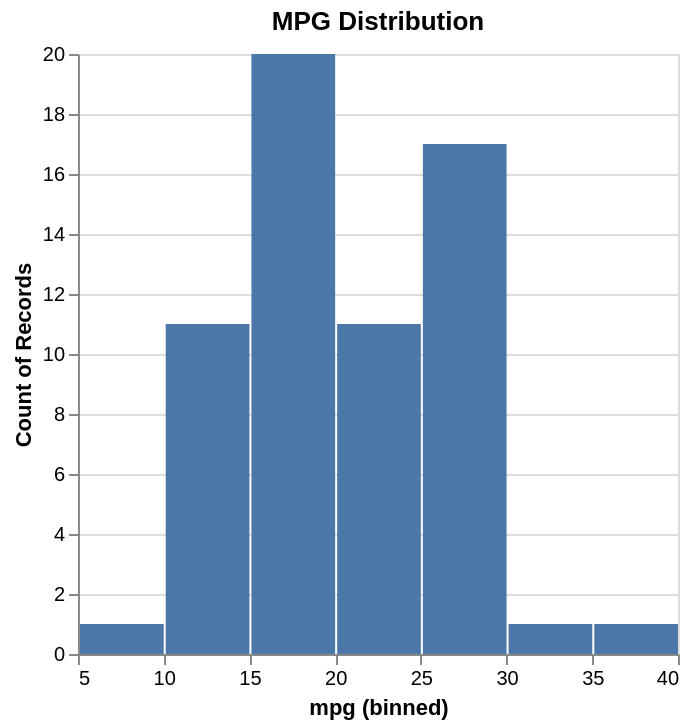

Here is the Vega-Lite specification saved for this chart:
### Vega-Lite specification from a JSON file in a GitHub repository (floating-point values rounded to 4 significant figures)
{"$schema": "https://vega.github.io/schema/vega-lite/v5.json", "height": 300, "encoding": {"x": {"bin": true, "field": "mpg", "type": "quantitative"}, "y": {"aggregate": "count", "type": "quantitative"}}, "data": {"values": [{"horsepower": 130, "acceleration": 12.0, "weight": 3504, "mpg": 18, "cylinders": 8, "origin": "USA"}, {"horsepower": 165, "acceleration": 11.5, "weight": 3693, "mpg": 15, "cylinders": 8, "origin": "USA"}, {"horsepower": 150, "acceleration": 11.0, "weight": 3436, "mpg": 18, "cylinders": 8, "origin": "USA"}, {"horsepower": 150, "acceleration": 12.0, "weight": 3433, "mpg": 16, "cylinders": 8, "origin": "USA"}, {"horsepower": 140, "acceleration": 10.5, "weight": 3449, "mpg": 17, "cylinders": 8, "origin": "USA"}, {"horsepower": 198, "acceleration": 10.0, "weight": 4341, "mpg": 15, "cylinders": 8, "origin": "USA"}, {"horsepower": 220, "acceleration": 9.0, "weight": 4354, "mpg": 14, "cylinders": 8, "origin": "USA"}, {"horsepower": 215, "acceleration": 8.5, "weight": 4312, "mpg": 14, "cylinders": 8, "origin": "USA"}, {"horsepower": 225, "acceleration": 10.0, "weight": 4425, "mpg": 14, "cylinders": 8, "origin": "USA"}, {"horsepower": 190, "acceleration": 8.5, "weight": 3850, "mpg": 15, "cylinders": 8, "origin": "USA"}, {"horsepower": 170, "acceleration": 10.0, "weight": 3563, "mpg": 15, "cylinders": 8, "origin": "USA"}, {"horsepower": 160, "acceleration": 8.0, "weight": 3609, "mpg": 14, "cylinders": 8, "origin": "USA"}, {"horsepower": 150, "acceleration": 9.5, "weight": 3761, "mpg": 15, "cylinders": 8, "origin": "USA"}, {"horsepower": 225, "acceleration": 10.0, "weight": 3086, "mpg": 14, "cylinders": 8, "origin": "USA"}, {"horsepower": 95, "acceleration": 15.0, "weight": 2372, "mpg": 24, "cylinders": 4, "origin": "Japan"}, {"horsepower": 95, "acceleration": 15.5, "weight": 2833, "mpg": 22, "cylinders": 4, "origin": "Japan"}, {"horsepower": 97, "acceleration": 15.5, "weight": 2774, "mpg": 18, "cylinders": 4, "origin": "Japan"}, {"horsepower": 85, "acceleration": 16.0, "weight": 2587, "mpg": 21, "cylinders": 4, "origin": "Japan"}, {"horsepower": 88, "acceleration": 14.5, "weight": 2130, "mpg": 27, "cylinders": 4, "origin": "Japan"}, {"horsepower": 46, "acceleration": 20.5, "weight": 1835, "mpg": 26, "cylinders": 4, "origin": "Europe"}, {"horsepower": 87, "acceleration": 17.5, "weight": 2672, "mpg": 25, "cylinders": 4, "origin": "Europe"}, {"horsepower": 90, "acceleration": 15.0, "weight": 2430, "mpg": 24, "cylinders": 4, "origin": "Europe"}, {"horsepower": 95, "acceleration": 17.5, "weight": 2375, "mpg": 25, "cylinders": 4, "origin": "Europe"}, {"horsepower": 113, "acceleration": 15.5, "weight": 2234, "mpg": 26, "cylinders": 4, "origin": "Europe"}, {"horsepower": 90, "acceleration": 18.5, "weight": 2648, "mpg": 21, "cylinders": 4, "origin": "Europe"}, {"horsepower": 215, "acceleration": 14.0, "weight": 4615, "mpg": 10, "cylinders": 8, "origin": "USA"}, {"horsepower": 200, "acceleration": 13.0, "weight": 4376, "mpg": 10, "cylinders": 8, "origin": "USA"}, {"horsepower": 210, "acceleration": 13.5, "weight": 4382, "mpg": 11, "cylinders": 8, "origin": "USA"}, {"horsepower": 193, "acceleration": 18.0, "weight": 4732, "mpg": 9, "cylinders": 8, "origin": "USA"}, {"horsepower": 88, "acceleration": 14.5, "weight": 2130, "mpg": 27, "cylinders": 4, "origin": "Japan"}, {"horsepower": 90, "acceleration": 13.5, "weight": 2264, "mpg": 28, "cylinders": 4, "origin": "Japan"}, {"horsepower": 95, "acceleration": 15.5, "weight": 2228, "mpg": 25, "cylinders": 4, "origin": "Japan"}, {"horsepower": 100, "acceleration": 19.0, "weight": 2046, "mpg": 25, "cylinders": 4, "origin": "Japan"}, {"horsepower": 105, "acceleration": 13.0, "weight": 2634, "mpg": 19, "cylinders": 4, "origin": "Europe"}, {"horsepower": 100, "acceleration": 15.5, "weight": 2702, "mpg": 16, "cylinders": 4, "origin": "Europe"}, {"horsepower": 88, "acceleration": 16.5, "weight": 2875, "mpg": 17, "cylinders": 4, "origin": "Europe"}, {"horsepower": 100, "acceleration": 17.0, "weight": 2901, "mpg": 19, "cylinders": 4, "origin": "Europe"}, {"horsepower": 165, "acceleration": 11.0, "weight": 3353, "mpg": 18, "cylinders": 6, "origin": "USA"}, {"horsepower": 175, "acceleration": 11.5, "weight": 3169, "mpg": 14, "cylinders": 6, "origin": "USA"}, {"horsepower": 153, "acceleration": 12.5, "weight": 2906, "mpg": 14, "cylinders": 6, "origin": "USA"}, {"horsepower": 150, "acceleration": 13.5, "weight": 3380, "mpg": 15, "cylinders": 6, "origin": "USA"}, {"horsepower": 180, "acceleration": 12.0, "weight": 3740, "mpg": 15, "cylinders": 8, "origin": "USA"}, {"horsepower": 170, "acceleration": 11.0, "weight": 4080, "mpg": 14, "cylinders": 8, "origin": "USA"}, {"horsepower": 175, "acceleration": 11.5, "weight": 3645, "mpg": 15, "cylinders": 8, "origin": "USA"}, {"horsepower": 110, "acceleration": 14.0, "weight": 2585, "mpg": 24, "cylinders": 4, "origin": "Japan"}, {"horsepower": 72, "acceleration": 19.0, "weight": 2310, "mpg": 20, "cylinders": 4, "origin": "Japan"}, {"horsepower": 100, "acceleration": 15.0, "weight": 2472, "mpg": 25, "cylinders": 4, "origin": "Japan"}, {"horsepower": 88, "acceleration": 16.0, "weight": 2265, "mpg": 21, "cylinders": 4, "origin": "Japan"}, {"horsepower": 86, "acceleration": 19.5, "weight": 2110, "mpg": 27, "cylinders": 4, "origin": "Japan"}, {"horsepower": 90, "acceleration": 14.5, "weight": 2800, "mpg": 26, "cylinders": 4, "origin": "Japan"}, {"horsepower": 70, "acceleration": 19.5, "weight": 2110, "mpg": 26, "cylinders": 4, "origin": "Japan"}, {"horsepower": 76, "acceleration": 17.0, "weight": 2085, "mpg": 28, "cylinders": 4, "origin": "Japan"}, {"horsepower": 65, "acceleration": 17.0, "weight": 2245, "mpg": 25, "cylinders": 4, "origin": "Japan"}, {"horsepower": 69, "acceleration": 15.0, "weight": 1965, "mpg": 26, "cylinders": 4, "origin": "Japan"}, {"horsepower": 60, "acceleration": 17.0, "weight": 1755, "mpg": 30, "cylinders": 4, "origin": "Japan"}, {"horsepower": 70, "acceleration": 14.0, "weight": 2815, "mpg": 22, "cylinders": 6, "origin": "USA"}, {"horsepower": 95, "acceleration": 12.5, "weight": 3210, "mpg": 17, "cylinders": 6, "origin": "USA"}, {"horsepower": 80, "acceleration": 13.5, "weight": 3380, "mpg": 23, "cylinders": 6, "origin": "USA"}, {"horsepower": 54, "acceleration": 15.5, "weight": 1760, "mpg": 36, "cylinders": 4, "origin": "Japan"}, {"horsepower": 90, "acceleration": 14.0, "weight": 2130, "mpg": 25, "cylinders": 4, "origin": "Europe"}, {"horsepower": 86, "acceleration": 15.5, "weight": 2205, "mpg": 22, "cylinders": 4, "origin": "Europe"}, {"horsepower": 110, "acceleration": 13.5, "weight": 2245, "mpg": 18, "cylinders": 4, "origin": "Europe"}]}, "title": "MPG Distribution", "params": [{"name": "grid", "bind": "scales", "select": {"encodings": ["x", "y"], "type": "interval"}}], "mark": "bar"}
